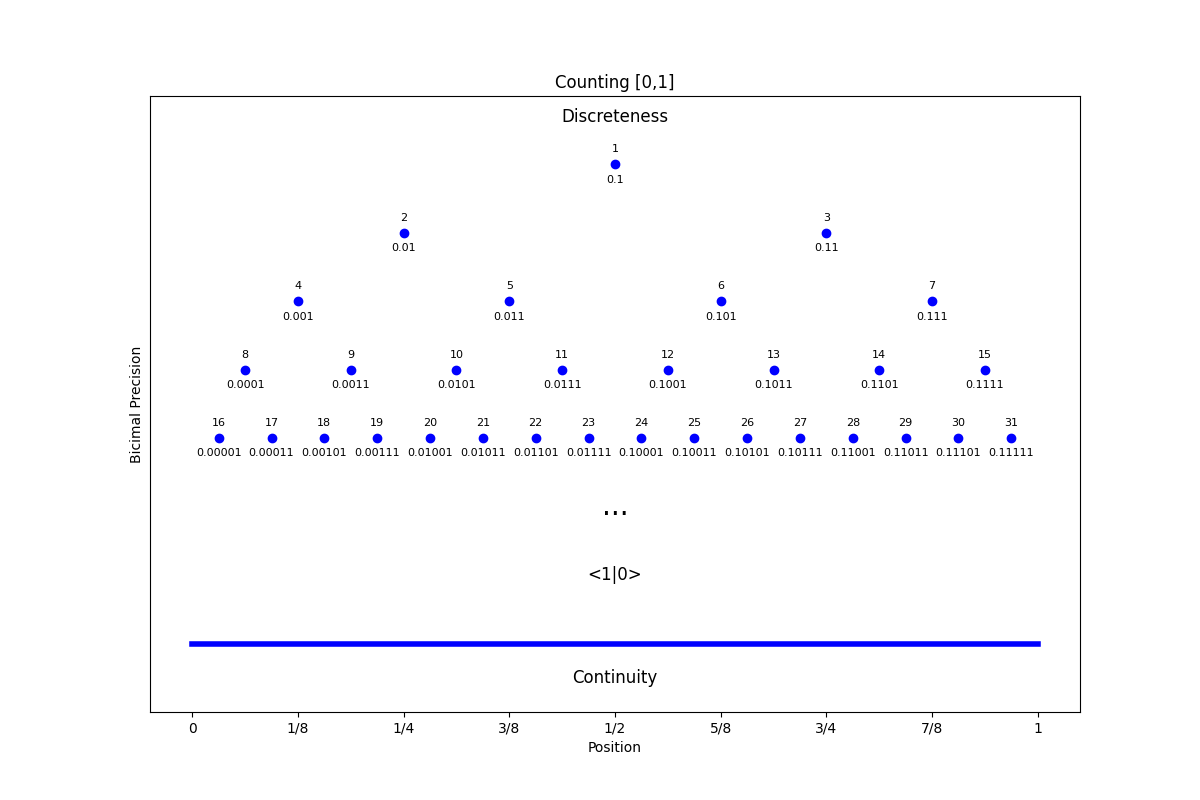

The Python source for this figure:
import matplotlib.pyplot as plt

# Define the binary chop sequence
sequence = [
    '0.1',
    '0.01', '0.11',
    '0.001',  '0.011', '0.101', '0.111',
    '0.0001', '0.0011', '0.0101', '0.0111', '0.1001',  '0.1011','0.1101', '0.1111',
    '0.00001', '0.00011', '0.00101', '0.00111', '0.01001', '0.01011', '0.01101', '0.01111', '0.10001', '0.10011', '0.10101', '0.10111', '0.11001', '0.11011', '0.11101', '0.11111'
]

# Define the x positions for each level
x_positions = [int(binary.split('.')[1], 2) / (2**len(binary.split('.')[1])) for binary in sequence]

# Define the y positions for each level
y_positions = []
current_level = 1
for binary in sequence:
    level = len(binary.split('.')[1])
    if level > current_level:
        current_level = level
    y_positions.append(9 - current_level)

# Plotting
plt.figure(figsize=(12, 8))
plt.scatter(x_positions, y_positions, color='blue')
for i, (x, y, binary) in enumerate(zip(x_positions, y_positions, sequence), start=1):
    plt.text(x, y + 0.15, str(i), ha='center', va='bottom', fontsize=8)
    plt.text(x, y - 0.15, binary, ha='center', va='top', fontsize=8)

# Adding labels for the x-axis
plt.xticks([i/8 for i in range(9)], ['0', '1/8', '1/4', '3/8', '1/2', '5/8', '3/4', '7/8', '1'])
plt.yticks([])

# Add extra rows with ... and <1|0>
plt.text(0.5, 8.7, 'Discreteness', ha='center', va='center', fontsize=12)
plt.text(0.5, 3, '...', ha='center', va='center', fontsize=20)
plt.text(0.5, 2, '<1|0>', ha='center', va='center', fontsize=12)
plt.text(0.5, 0.5, 'Continuity', ha='center', va='center', fontsize=12)


# Draw solid blue line from 0 to 1
plt.plot([0, 1], [1, 1], 'b-', linewidth=4)

plt.title('Counting [0,1]')
plt.xlabel('Position')
plt.ylabel('Bicimal Precision')
plt.ylim(0, 9)
plt.savefig('continuity.png')
plt.show()



